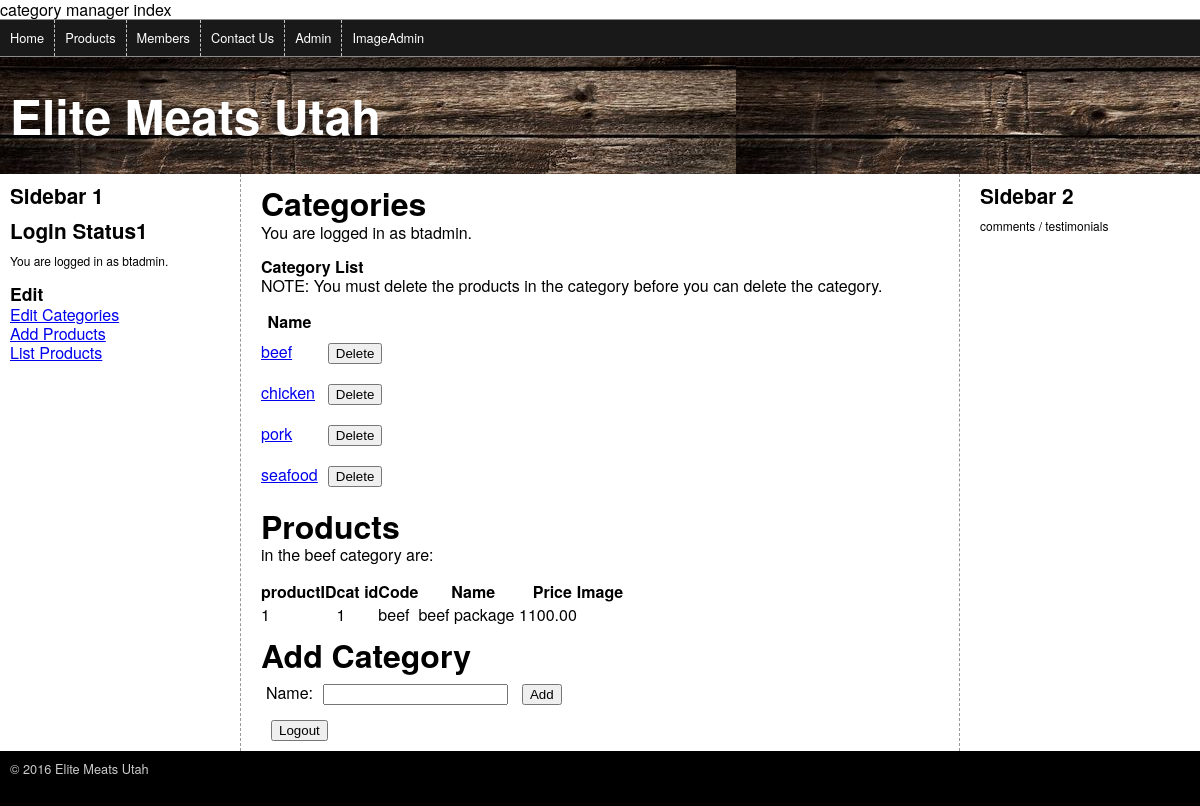
Screenshot of /category/index.php (signed in) with the database file from the repository.
### tables this page shows
CREATE TABLE IF NOT EXISTS `categories` (
  `cat_categoryID` int(11) NOT NULL,
  `cat_categoryName` varchar(60) NOT NULL
);

CREATE TABLE IF NOT EXISTS `products` (
  `prod_productID` int(11) NOT NULL,
  `prod_categoryID` int(11) NOT NULL,
  `prod_prodCode` varchar(60) NOT NULL,
  `prod_productName` varchar(60) NOT NULL,
  `prod_description` text NOT NULL,
  `prod_price` decimal(10,2) NOT NULL,
  `prod_date` datetime NOT NULL,
  `prod_image` varchar(255) NOT NULL,
  `prod_image_alt` varchar(255) NOT NULL
);

### model/category_db.php (called while the page is built, shortened)
<?php
function get_categories() {
    global $db;
    $query = 'SELECT * FROM categories
              ORDER BY cat_categoryID';
    $statement = $db->prepare($query);
    $statement->execute();
    return $statement;
}
function get_category_name($category_id) {
    global $db;
    $query = 'SELECT * FROM categories
              WHERE cat_categoryID = :category_id';
    $statement = $db->prepare($query);
    $statement->bindValue(':category_id', $category_id);
    $statement->execute();
    $category = $statement->fetch();
    $category_name = $category['cat_categoryName'];
    return $category_name;
}
?>

### model/product_db.php (called while the page is built, shortened)
<?php
function get_products_by_category($category_id) {
    global $db;
    $query = 'SELECT * FROM products
              WHERE prod_categoryID = :category_id
              ORDER BY prod_productID';
    $statement = $db->prepare($query);
    $statement->bindValue(":category_id", $category_id);
    $statement->execute();
    $products = $statement->fetchAll();
    return $products;
}
?>

### category/category_list.php (the view, shortened to what this page needs)
<?php
include '../view/header.php';
?>
<div class="contentWrapper">
  <div class="columnWrapper">
    <article class="main">
      <h2>Categories</h2>
<main>
<p>You are logged in as <?php echo $_SESSION['admin']; ?>.</p>
    <h1>Category List</h1>
    <p>NOTE: You must delete the products in the category before you can delete the category.</p>
    <table>
        <tr>
            <th>Name</th>
            <th>&nbsp;</th>
        </tr>
        <?php foreach ($categories as $category) : ?>
        <tr>
            <td><a href=".?category_id=<?php echo $category['cat_categoryID']; ?>"><?php echo $category['cat_categoryName']; ?></a></td>
            <td>
                <form action="index.php" method="post">
                    <input type="submit" value="Delete"/>
                </form>
            </td>
        </tr>
        <?php endforeach; ?>
    </table>
    <h2>Products</h2><p> in the <?php echo $category_name; ?> category are:</p>
        <table>
            <tr><th>productID</th>
                <th>cat id</th>
                <th>Code</th>
                <th>Name</th>
                <th>Price</th>
                <th>Image</th>
                <th>&nbsp;</th>
            </tr>
            <?php foreach ($products as $product) : ?>
            <tr>
                <td><?php echo $product['prod_productID']; ?></td>
                <td><?php echo $product['prod_categoryID']; ?></td>
                <td><?php echo $product['prod_prodCode']; ?></td>
                <td><?php echo $product['prod_productName']; ?></td>
                <td><?php echo $product['prod_price']; ?></td>
                <td><img src="<?php echo $product['imagepath']; ?>" alt="<?php echo $product['imagealt']; ?>"></td>
            </tr>
            <?php endforeach; ?>
        </table>
    <h2>Add Category</h2>
    <form id="add_category_form"
          action="index.php" method="post">
        <label>Name:</label>
        <input type="text"  name="name" />
        <input type="submit" value="Add"/>
    </form>
    <form action="" method="post">
        <input type="submit" value="Logout">
    </form>
</main>
    </article>
    <aside class="sidebar1">
      <h2>Sidebar 1</h2>
      <?php include '../view/admin_sidebar1.php'; ?>
    </aside>
  </div>
  <aside class="sidebar2">
  <h2>Sidebar 2 </h2>
<p>comments / testimonials
  </aside>
</div>
<?php include '../view/footer.php'; ?>

### category/index.php (shortened to what this page needs)
<?php
require('../model/database.php');
require('../model/product_db.php');
require('../model/category_db.php');
$action = filter_input(INPUT_POST, 'action');
if ($action == NULL) {
    $action = filter_input(INPUT_GET, 'action');
    if ($action == NULL) {
        $action = 'list_categories';
    }
}
if ($action == 'list_products') {
    $category_id = filter_input(INPUT_GET, 'category_id',
            FILTER_VALIDATE_INT);
     $product_id = filter_input(INPUT_POST, 'product_id',
        FILTER_VALIDATE_INT);
     if ($category_id == NULL || $category_id == FALSE) {
        $category_id = 1;
    }
    if ($product_id == NULl || $product_id == FALSE) {
        $product_id = 1;
    }
    $category_name = get_category_name($category_id);
    $categories = get_categories();
    $products = get_products_by_category($category_id);
    $imagepaths = get_imagepath($product_id);
    print_r($imagepaths);
    print_r($products);
    include('product_list.php');
} else if ($action == 'show_add_form') {
    $imagepaths = get_imagepath();
    $categories = get_categories();
    include('product_add.php');
} else if ($action == 'list_categories') {
    $category_id = filter_input(INPUT_GET, 'category_id',
            FILTER_VALIDATE_INT);
    if ($category_id == NULL || $category_id == FALSE) {
        $category_id = 1;
    }
    $categories = get_categories();
    $category_name = get_category_name($category_id);
    $products = get_products_by_category($category_id);
    include('category_list.php');
} else if ($action == 'add_category') {
    $name = filter_input(INPUT_POST, 'name');
    if ($name == NULL) {
        $error = "Name cannot be empty, Please check name and try again.";
        header('Location: .?action=list_categories');
    } else {
        $detectRoomName = detect_category_name($name);
        header('Location: .?action=list_categories');
    }
} else if ($action == 'delete_category') {
    $category_id = filter_input(INPUT_POST, 'category_id',
            FILTER_VALIDATE_INT);
    delete_category($category_id);
    header('Location: .?action=list_categories');
}  else if ($action == 'update_category') {
    $category_id = filter_input(INPUT_POST, 'category_id', FILTER_VALIDATE_INT);
    $category_name = filter_input(INPUT_POST, 'category_name');
    print_r($category_name);
    print_r($category_id);
    update_category($category_id, $category_name);
    header('Location: .?action=list_categories');
} else if ($action == 'logout'){
        unset($_SESSION['admin']);
        header('Location: ..' );
       }
?>

### view/header.php (shortened to what this page needs)
<!doctype html>
<html>
<head>
<link href="/emu_dev1/styles.css" rel="stylesheet">
</head>
<body>
<div class="pageWrapper">
<header>
<nav class="clear">
<ul class="dropdown">
<li><a href="../index.php">Home</a></li>
<li><a href="product/">Products</a></li>
<li><a href="member/">Members</a></li>
<li><a href="../contact.php">Contact Us</a></li>
<li><a href="admin/">Admin</a></li>
<li><a href="imageProcess/">ImageAdmin</a></li>
</ul>
</nav>
<h1>Elite Meats Utah</h1>
</header>

### view/admin_sidebar1.php (shortened to what this page needs)
<h2>Login Status1</h2>
    <p>You are logged in as <?php echo $_SESSION['admin']; ?>.</p>
<h3>Edit </h3>
<a href="/emu_dev1/category/">Edit Categories</a><br>
<a href="?action=show_add_form">Add Products</a><br>
<a href="index.php?action=list_products">List Products</a>

### view/footer.php
<footer>
    <p class="copyright">
        &copy; <?php echo date("Y"); ?> Elite Meats Utah
    </p>
</footer>
</div>
</body>
</html>

### styles.css (style rules this page uses)
html, body, div, span, object, iframe, h1, h2, h3, h4, h5, h6, p, blockquote, pre, a, abbr, acronym, address, big, cite, code, del, dfn, em, img, ins, kbd, q, s, samp,small, strike, strong, sub, sup, tt, var, b, u, i, center, dl, dt, dd, ol, ul, li, fieldset, form, label, legend, table, caption, tbody, tfoot, thead, tr, th, td, article, aside, canvas, details, embed, figure, figcaption, footer, header, hgroup, menu, nav, output, ruby, section, summary, time, mark, audio, video { margin: 0; padding: 0; border: 0; font-size: 100%; vertical-align: baseline; }
article, aside, details, figcaption, figure, footer, header, hgroup, menu, nav, section { display: block; }
body { line-height: 1.2; }
ul { padding-left: 1.4em; list-style: square; }
table { border-collapse: collapse; border-spacing: 0; }
.clear:after { content: " "; display: table; clear: both; }
.clear { zoom: 1; }
body { font-family: 'Helvetica Neue', Helvetica, Arial, sans-serif; }
header { background-color:rgb(93,43,78); background: url("img/wood.jpg") ; padding-bottom: 30px; }
header h1 { font-size: 3em; color: white; font-weight: bold; padding-top: 30px; clear: both; padding-left: 10px; }
nav { background-color: rgb(25,25,25); border: 1px solid rgba(255,255,255,.5); border-left: none; border-right: none; }
nav ul { padding: 0; margin: 0; }
nav li { float: left; padding: 0; margin: 0; list-style: none; }
nav a { float: left; font-size: .8em; color: white; font-weight: normal; text-decoration: none; padding: 10px; border-right: 1px dashed rgba(255,255,255,.75); -webkit-transition: all .5s; -moz-transition: all .5s; -o-transition: all .5s; transition: all .5s; }
nav li:last-of-type a { border-right: none; }
aside h2 { font-size: 1.3em; margin-top: 10px; }
aside h3 { font-size: 1.1em; margin-top: 15px; }
aside p, aside li { font-size: .75em; margin-top: 10px; }
.main h2 { font-size: 2em; margin-top: 10px; }
.main p { margin-bottom: 15px; }
footer { margin-top: 15px; font-size: .8em; padding: 10px 10px 30px 10px; background-color: black; color: rgb(204,204,204); }
* { -moz-box-sizing: border-box; box-sizing: border-box; }
.columnWrapper { float: left; width: 80%; }
.sidebar1 { float: left; width: 25%; padding: 0 20px 0 10px; }
.main { float: right; width: 75%; padding: 0 20px; border-left: dashed 1px rgb(153,153,153); border-right: dashed 1px rgb(153,153,153); }
.sidebar2 { float: right; width: 20%; padding: 0 10px 0 20px; }
footer { clear: both; }
nav ul, header h1, footer p, .contentWrapper { max-width: 1200px; margin: 0 auto; }
form { margin: 5px; }
form input { margin: 5px; }

### rows the page displays
categories: cat_categoryName "beef"
categories: cat_categoryName "chicken"
categories: cat_categoryName "pork"
categories: cat_categoryName "seafood"
products: prod_productID "1", prod_categoryID "1", prod_prodCode "beef", prod_productName "beef package 1", prod_price "100.00"

### other values shown
$_SESSION['admin'] "btadmin"
